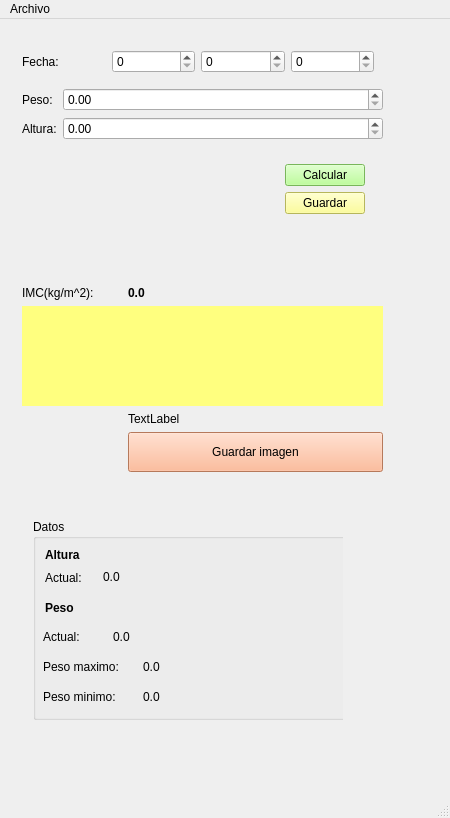
<?xml version="1.0" encoding="UTF-8"?>
<ui version="4.0">
 <class>Principal</class>
 <widget class="QMainWindow" name="Principal">
  <property name="geometry">
   <rect>
    <x>0</x>
    <y>0</y>
    <width>450</width>
    <height>818</height>
   </rect>
  </property>
  <property name="minimumSize">
   <size>
    <width>450</width>
    <height>0</height>
   </size>
  </property>
  <property name="windowTitle">
   <string>Principal</string>
  </property>
  <widget class="QWidget" name="centralwidget">
   <widget class="QWidget" name="widget" native="true">
    <property name="geometry">
     <rect>
      <x>11</x>
      <y>11</y>
      <width>400</width>
      <height>721</height>
     </rect>
    </property>
    <property name="minimumSize">
     <size>
      <width>400</width>
      <height>0</height>
     </size>
    </property>
    <widget class="QWidget" name="widget_2" native="true">
     <property name="geometry">
      <rect>
       <x>11</x>
       <y>11</y>
       <width>361</width>
       <height>238</height>
      </rect>
     </property>
     <layout class="QFormLayout" name="formLayout">
      <item row="0" column="0" colspan="2">
       <widget class="QWidget" name="widget_5" native="true">
        <layout class="QHBoxLayout" name="horizontalLayout">
         <property name="leftMargin">
          <number>0</number>
         </property>
         <item>
          <widget class="QLabel" name="label_2">
           <property name="text">
            <string>Fecha:</string>
           </property>
          </widget>
         </item>
         <item>
          <widget class="QSpinBox" name="inDia">
           <property name="maximum">
            <number>31</number>
           </property>
          </widget>
         </item>
         <item>
          <widget class="QSpinBox" name="inMes">
           <property name="maximum">
            <number>12</number>
           </property>
          </widget>
         </item>
         <item>
          <widget class="QSpinBox" name="inAnio">
           <property name="maximum">
            <number>2025</number>
           </property>
          </widget>
         </item>
        </layout>
       </widget>
      </item>
      <item row="1" column="0">
       <widget class="QLabel" name="label_3">
        <property name="text">
         <string>Peso:</string>
        </property>
       </widget>
      </item>
      <item row="1" column="1">
       <widget class="QDoubleSpinBox" name="inPeso"/>
      </item>
      <item row="2" column="0">
       <widget class="QLabel" name="label">
        <property name="text">
         <string>Altura:</string>
        </property>
       </widget>
      </item>
      <item row="2" column="1">
       <widget class="QDoubleSpinBox" name="inAltura"/>
      </item>
      <item row="3" column="0" colspan="2">
       <widget class="QWidget" name="widget_3" native="true">
        <layout class="QHBoxLayout" name="horizontalLayout_2">
         <item>
          <spacer name="horizontalSpacer">
           <property name="orientation">
            <enum>Qt::Horizontal</enum>
           </property>
           <property name="sizeHint" stdset="0">
            <size>
             <width>192</width>
             <height>20</height>
            </size>
           </property>
          </spacer>
         </item>
         <item>
          <widget class="QWidget" name="widget_4" native="true">
           <layout class="QVBoxLayout" name="verticalLayout">
            <item>
             <widget class="QPushButton" name="btnCalcular">
              <property name="styleSheet">
               <string notr="true">background-color: rgb(170, 255, 127);</string>
              </property>
              <property name="text">
               <string>Calcular</string>
              </property>
             </widget>
            </item>
            <item>
             <widget class="QPushButton" name="btnGuardar">
              <property name="styleSheet">
               <string notr="true">background-color: rgb(255, 255, 127);</string>
              </property>
              <property name="text">
               <string>Guardar</string>
              </property>
             </widget>
            </item>
           </layout>
          </widget>
         </item>
        </layout>
       </widget>
      </item>
     </layout>
    </widget>
    <widget class="QWidget" name="widget_6" native="true">
     <property name="geometry">
      <rect>
       <x>11</x>
       <y>256</y>
       <width>361</width>
       <height>215</height>
      </rect>
     </property>
     <layout class="QFormLayout" name="formLayout_2">
      <item row="0" column="0">
       <widget class="QLabel" name="label_4">
        <property name="minimumSize">
         <size>
          <width>100</width>
          <height>0</height>
         </size>
        </property>
        <property name="text">
         <string>IMC(kg/m^2):</string>
        </property>
       </widget>
      </item>
      <item row="0" column="1">
       <widget class="QLabel" name="outIMC">
        <property name="font">
         <font>
          <pointsize>9</pointsize>
          <weight>75</weight>
          <bold>true</bold>
         </font>
        </property>
        <property name="text">
         <string>0.0</string>
        </property>
       </widget>
      </item>
      <item row="1" column="0" colspan="2">
       <widget class="QLabel" name="outCuadro">
        <property name="minimumSize">
         <size>
          <width>300</width>
          <height>100</height>
         </size>
        </property>
        <property name="styleSheet">
         <string notr="true">background-color: rgb(255, 255, 127);</string>
        </property>
        <property name="text">
         <string/>
        </property>
       </widget>
      </item>
      <item row="2" column="1">
       <widget class="QLabel" name="outDetalleMasa">
        <property name="text">
         <string>TextLabel</string>
        </property>
       </widget>
      </item>
      <item row="3" column="1">
       <widget class="QPushButton" name="btnGuardarImagen">
        <property name="minimumSize">
         <size>
          <width>0</width>
          <height>40</height>
         </size>
        </property>
        <property name="styleSheet">
         <string notr="true">background-color: rgb(255, 170, 127);</string>
        </property>
        <property name="text">
         <string>Guardar imagen</string>
        </property>
       </widget>
      </item>
     </layout>
    </widget>
    <widget class="QWidget" name="widget_7" native="true">
     <property name="geometry">
      <rect>
       <x>11</x>
       <y>478</y>
       <width>321</width>
       <height>221</height>
      </rect>
     </property>
     <widget class="QGroupBox" name="groupBox">
      <property name="geometry">
       <rect>
        <x>11</x>
        <y>11</y>
        <width>351</width>
        <height>201</height>
       </rect>
      </property>
      <property name="title">
       <string>Datos</string>
      </property>
      <widget class="QLabel" name="label_8">
       <property name="geometry">
        <rect>
         <x>12</x>
         <y>28</y>
         <width>61</width>
         <height>16</height>
        </rect>
       </property>
       <property name="font">
        <font>
         <pointsize>9</pointsize>
         <weight>75</weight>
         <bold>true</bold>
        </font>
       </property>
       <property name="text">
        <string>Altura</string>
       </property>
      </widget>
      <widget class="QLabel" name="label_9">
       <property name="geometry">
        <rect>
         <x>12</x>
         <y>51</y>
         <width>40</width>
         <height>16</height>
        </rect>
       </property>
       <property name="text">
        <string>Actual:</string>
       </property>
      </widget>
      <widget class="QLabel" name="label_10">
       <property name="geometry">
        <rect>
         <x>12</x>
         <y>81</y>
         <width>41</width>
         <height>16</height>
        </rect>
       </property>
       <property name="font">
        <font>
         <pointsize>9</pointsize>
         <weight>75</weight>
         <bold>true</bold>
        </font>
       </property>
       <property name="text">
        <string>Peso</string>
       </property>
      </widget>
      <widget class="QLabel" name="label_11">
       <property name="geometry">
        <rect>
         <x>10</x>
         <y>110</y>
         <width>40</width>
         <height>16</height>
        </rect>
       </property>
       <property name="text">
        <string>Actual:</string>
       </property>
      </widget>
      <widget class="QLabel" name="label_13">
       <property name="geometry">
        <rect>
         <x>10</x>
         <y>140</y>
         <width>81</width>
         <height>16</height>
        </rect>
       </property>
       <property name="minimumSize">
        <size>
         <width>60</width>
         <height>0</height>
        </size>
       </property>
       <property name="text">
        <string>Peso maximo:</string>
       </property>
      </widget>
      <widget class="QLabel" name="label_15">
       <property name="geometry">
        <rect>
         <x>10</x>
         <y>170</y>
         <width>78</width>
         <height>16</height>
        </rect>
       </property>
       <property name="text">
        <string>Peso minimo:</string>
       </property>
      </widget>
      <widget class="QLabel" name="outPactual">
       <property name="geometry">
        <rect>
         <x>80</x>
         <y>110</y>
         <width>55</width>
         <height>16</height>
        </rect>
       </property>
       <property name="text">
        <string>0.0</string>
       </property>
      </widget>
      <widget class="QLabel" name="outPmax">
       <property name="geometry">
        <rect>
         <x>110</x>
         <y>140</y>
         <width>55</width>
         <height>16</height>
        </rect>
       </property>
       <property name="text">
        <string>0.0</string>
       </property>
      </widget>
      <widget class="QLabel" name="outPmin">
       <property name="geometry">
        <rect>
         <x>110</x>
         <y>170</y>
         <width>55</width>
         <height>16</height>
        </rect>
       </property>
       <property name="text">
        <string>0.0</string>
       </property>
      </widget>
      <widget class="QLabel" name="outAltura">
       <property name="geometry">
        <rect>
         <x>70</x>
         <y>50</y>
         <width>55</width>
         <height>16</height>
        </rect>
       </property>
       <property name="text">
        <string>0.0</string>
       </property>
      </widget>
     </widget>
    </widget>
   </widget>
  </widget>
  <widget class="QMenuBar" name="menubar">
   <property name="geometry">
    <rect>
     <x>0</x>
     <y>0</y>
     <width>450</width>
     <height>26</height>
    </rect>
   </property>
   <widget class="QMenu" name="menuArchivo">
    <property name="title">
     <string>Archivo</string>
    </property>
    <addaction name="actionNuevo"/>
    <addaction name="actionGuardar"/>
    <addaction name="actionAbrir"/>
   </widget>
   <addaction name="menuArchivo"/>
  </widget>
  <widget class="QStatusBar" name="statusbar"/>
  <action name="actionNuevo">
   <property name="text">
    <string>Nuevo</string>
   </property>
  </action>
  <action name="actionGuardar">
   <property name="text">
    <string>Guardar</string>
   </property>
  </action>
  <action name="actionAbrir">
   <property name="text">
    <string>Abrir</string>
   </property>
  </action>
 </widget>
 <resources/>
 <connections/>
</ui>
